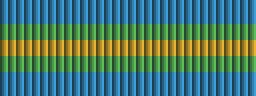

Rendered tile map (Tiled .tmx) drawn with the repository's tilesets; below, a short description and the full map source, tile grids included:
An orthogonal 32x12 tile map with 8x8 px tiles, 2 tile layers (frame00, frame00_pal), 2 tilesets.

<map version="1.10" tiledversion="1.10.2" orientation="orthogonal" renderorder="right-down" width="32" height="12" tilewidth="8" tileheight="8" infinite="0" nextlayerid="3" nextobjectid="1">
 <tileset firstgid="1" name="tiles" tilewidth="8" tileheight="8" tilecount="768" columns="16">
  <image source="mocchi.png" width="128" height="384" />
 </tileset>
 <tileset firstgid="769" name="palettes" tilewidth="8" tileheight="8" tilecount="8" columns="8">
  <image source="../screen/palettes.png" width="64" height="8" />
 </tileset>
 <layer id="1" name="frame00" width="32" height="12">
  <data encoding="csv">
257,265,273,281,289,297,305,313,257,265,273,281,289,297,305,313,257,265,273,281,289,297,305,313,257,265,273,281,289,297,305,313,
258,266,274,282,290,298,306,314,258,266,274,282,290,298,306,314,258,266,274,282,290,298,306,314,258,266,274,282,290,298,306,314,
259,267,275,283,291,299,307,315,259,267,275,283,291,299,307,315,259,267,275,283,291,299,307,315,259,267,275,283,291,299,307,315,
260,268,276,284,292,300,308,316,260,268,276,284,292,300,308,316,260,268,276,284,292,300,308,316,260,268,276,284,292,300,308,316,
261,269,277,285,293,301,309,317,261,269,277,285,293,301,309,317,261,269,277,285,293,301,309,317,261,269,277,285,293,301,309,317,
262,270,278,286,294,302,310,318,262,270,278,286,294,302,310,318,262,270,278,286,294,302,310,318,262,270,278,286,294,302,310,318,
3221225790,3221225782,3221225774,3221225766,3221225758,3221225750,3221225742,3221225734,3221225790,3221225782,3221225774,3221225766,3221225758,3221225750,3221225742,3221225734,3221225790,3221225782,3221225774,3221225766,3221225758,3221225750,3221225742,3221225734,3221225790,3221225782,3221225774,3221225766,3221225758,3221225750,3221225742,3221225734,
3221225789,3221225781,3221225773,3221225765,3221225757,3221225749,3221225741,3221225733,3221225789,3221225781,3221225773,3221225765,3221225757,3221225749,3221225741,3221225733,3221225789,3221225781,3221225773,3221225765,3221225757,3221225749,3221225741,3221225733,3221225789,3221225781,3221225773,3221225765,3221225757,3221225749,3221225741,3221225733,
3221225788,3221225780,3221225772,3221225764,3221225756,3221225748,3221225740,3221225732,3221225788,3221225780,3221225772,3221225764,3221225756,3221225748,3221225740,3221225732,3221225788,3221225780,3221225772,3221225764,3221225756,3221225748,3221225740,3221225732,3221225788,3221225780,3221225772,3221225764,3221225756,3221225748,3221225740,3221225732,
3221225787,3221225779,3221225771,3221225763,3221225755,3221225747,3221225739,3221225731,3221225787,3221225779,3221225771,3221225763,3221225755,3221225747,3221225739,3221225731,3221225787,3221225779,3221225771,3221225763,3221225755,3221225747,3221225739,3221225731,3221225787,3221225779,3221225771,3221225763,3221225755,3221225747,3221225739,3221225731,
3221225786,3221225778,3221225770,3221225762,3221225754,3221225746,3221225738,3221225730,3221225786,3221225778,3221225770,3221225762,3221225754,3221225746,3221225738,3221225730,3221225786,3221225778,3221225770,3221225762,3221225754,3221225746,3221225738,3221225730,3221225786,3221225778,3221225770,3221225762,3221225754,3221225746,3221225738,3221225730,
3221225785,3221225777,3221225769,3221225761,3221225753,3221225745,3221225737,3221225729,3221225785,3221225777,3221225769,3221225761,3221225753,3221225745,3221225737,3221225729,3221225785,3221225777,3221225769,3221225761,3221225753,3221225745,3221225737,3221225729,3221225785,3221225777,3221225769,3221225761,3221225753,3221225745,3221225737,3221225729
  </data>
 </layer>
 <layer id="2" name="frame00_pal" width="32" height="12">
  <data encoding="csv">
770,770,770,770,770,770,770,770,770,770,770,770,770,770,770,770,770,770,770,770,770,770,770,770,770,770,770,770,770,770,770,770,
770,770,770,770,770,770,770,770,770,770,770,770,770,770,770,770,770,770,770,770,770,770,770,770,770,770,770,770,770,770,770,770,
770,770,770,770,770,770,770,770,770,770,770,770,770,770,770,770,770,770,770,770,770,770,770,770,770,770,770,770,770,770,770,770,
771,771,771,771,771,771,771,771,771,771,771,771,771,771,771,771,771,771,771,771,771,771,771,771,771,771,771,771,771,771,771,771,
771,771,771,771,771,771,771,771,771,771,771,771,771,771,771,771,771,771,771,771,771,771,771,771,771,771,771,771,771,771,771,771,
772,772,772,772,772,772,772,772,772,772,772,772,772,772,772,772,772,772,772,772,772,772,772,772,772,772,772,772,772,772,772,772,
772,772,772,772,772,772,772,772,772,772,772,772,772,772,772,772,772,772,772,772,772,772,772,772,772,772,772,772,772,772,772,772,
771,771,771,771,771,771,771,771,771,771,771,771,771,771,771,771,771,771,771,771,771,771,771,771,771,771,771,771,771,771,771,771,
771,771,771,771,771,771,771,771,771,771,771,771,771,771,771,771,771,771,771,771,771,771,771,771,771,771,771,771,771,771,771,771,
770,770,770,770,770,770,770,770,770,770,770,770,770,770,770,770,770,770,770,770,770,770,770,770,770,770,770,770,770,770,770,770,
770,770,770,770,770,770,770,770,770,770,770,770,770,770,770,770,770,770,770,770,770,770,770,770,770,770,770,770,770,770,770,770,
770,770,770,770,770,770,770,770,770,770,770,770,770,770,770,770,770,770,770,770,770,770,770,770,770,770,770,770,770,770,770,770
  </data>
 </layer>
</map>
